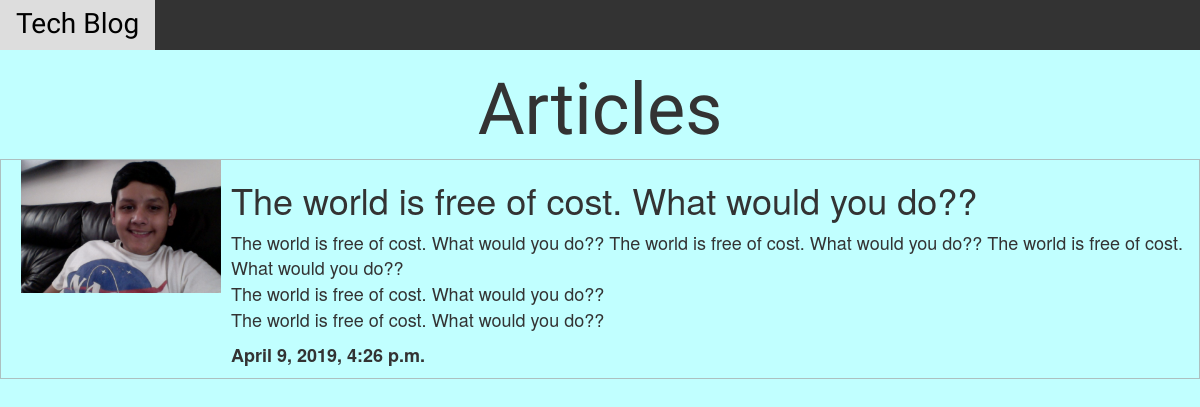
The app's page /articles/ with its own data.
### techBlog/models.py (models this page shows)
class Article(models.Model):
    title = models.TextField()
    content = models.TextField()
    created = models.DateTimeField(auto_now_add=True)
    picture = models.ImageField(default="")

### techBlog/views.py (the view)
# urls.py: path('articles/', views.articles),
def articles(request):
    articles = Article.objects.order_by('created')[:]
    return render(request, "articles.html", {'articles':articles})

### techBlog/templates/articles.html (shortened to what this page needs)
{% extends 'layout.html' %}
{% load static %}
{% block head %}
  <link href="{% static 'articles.css'%}" rel="stylesheet" />
{% endblock %}
{% block body %}
  <div class="topnav" id="myTopnav">
    <a class="navbar-brand" id="brand" href="/">Tech Blog</a>
  </div>
  <h1 style="text-align: center;">Articles</h1>
  <div id="container">
    {% for article in articles %}
      <div id="articles-container">
        <div class="img-container">
          <img src="{{MEDIA_URL}}{{article.picture.url}}" width="200px" height="auto"/>
        </div>
        <div class="txt-container">
          <h3>{{article.title}}</h3>
          <p>{{article.content|linebreaksbr}}</p>
          <p><b>{{article.created}}</b></p>
        </div>
      </div>
    {% endfor %}
  </div>
{% endblock %}

### techBlog/static/articles.css (style rules this page uses)
.topnav { background-color: #333; overflow: hidden; }
.topnav a { float: left; display: block; color: #f2f2f2; text-align: center; padding: 14px 16px; text-decoration: none; font-size: 17px; }
#brand { font-family: "Lobster Two", cursive; font-size: 2em; }
h1 { font-family: "Lobster Two", cursive; font-size: 6vw; }
body { background-color: rgba(50,255,255,0.3); }
.txt-container { display: flex; flex-direction: column; margin-left: 10px; }
#articles-container { display: flex; flex-direction: row; border-width: 1px; border-style:solid; border-color: rgba(165, 165, 165, 0.7); overflow: scroll; padding-left: 20px; }
h3 { font-size: 3vw; }
p { font-size: 1.5vw; }

### records on screen
Article: picture (picture), title "The world is free of cost. What would you do??", content "The world is free of cost. What would you do?? The world is free of cost. What would you do?? The world is free of cost. What would you do?? The world is free of cost. What would you do?? The world is free of cost. What would you do??", created "April 9, 2019, 4:26 p.m."
